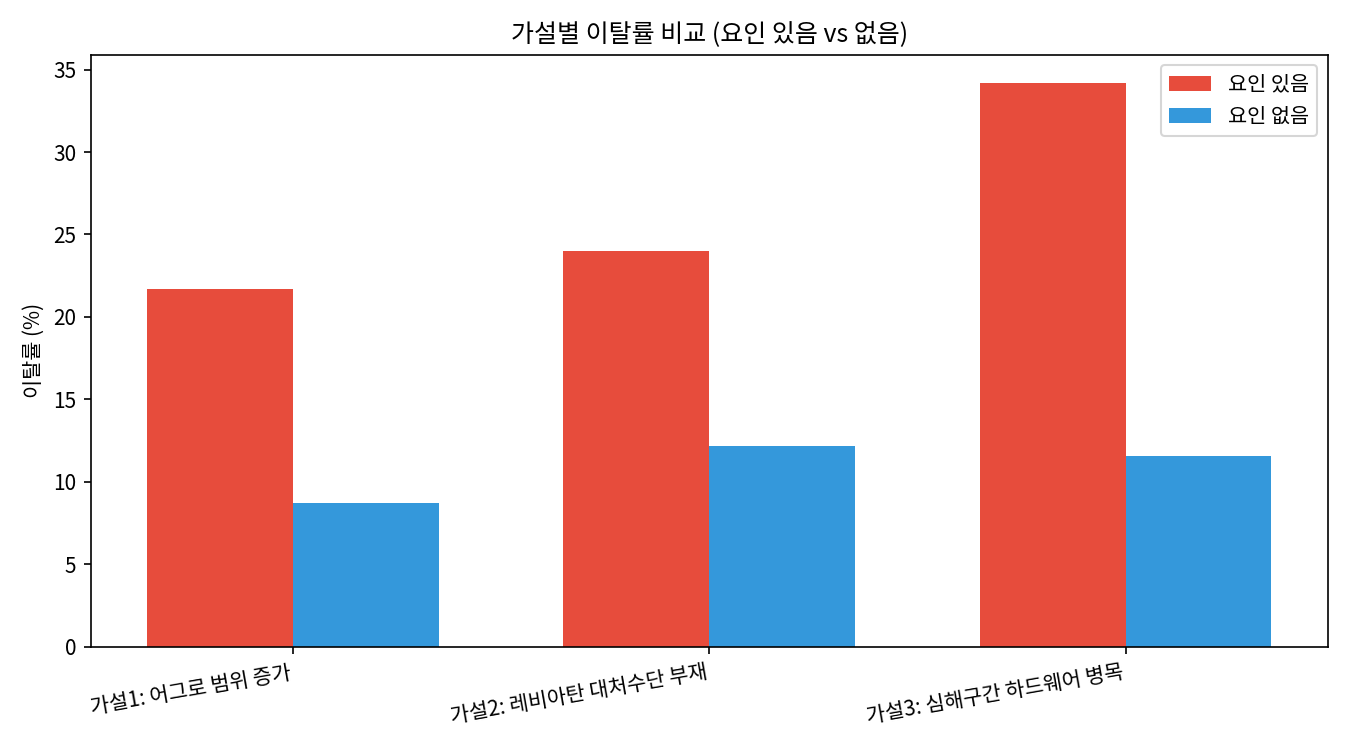

Source code (Python):
"""
서브노티카2 얼리엑세스 이탈 구간 가설 검증 (간결 버전)
==================================================================
[프로젝트 주도자 노트 — 가설은 본인이 직접 설계함]
얼리엑세스 진행 중 커뮤니티 반응과 직접 플레이 경험을 바탕으로,
이탈이 발생할 수 있는 지점을 아래 3가지 가설로 세움:

  가설1) 전작 대비 적대생명체의 추적 범위와 어그로 유지 거리가
         늘어나, 조우 빈도가 늘어난 유저일수록 이탈 확률이 높다
  가설2) 레비아탄급 생명체를 확실히 상대할 대처 수단이 없어,
         레비아탄급을 조우한 유저는 그 직후 이탈 확률이 높다
  가설3) 특정 심해 구간에서 하드웨어 사양이 못 받쳐줘 튕김(크래시)이
         발생하고, 이를 겪은 유저는 이탈 확률이 높다

[AI 협업 노트]
위 3개 가설과 어떤 지표로 검증할지에 대한 설계는 본인이 직접 함.
이를 검증하는 통계 코드와 시각화 구현은 Claude(AI)의 도움을 받아
작성함. 실제 텔레메트리 데이터가 없는 현재 단계이므로, 아래 수치는
가설 검증 "방법론"을 시연하기 위한 가정치이며 실측 데이터가 아님.
"""

import numpy as np
import pandas as pd
import matplotlib.pyplot as plt
import matplotlib.font_manager as fm

fm.fontManager.addfont("/usr/share/fonts/opentype/noto/NotoSansCJK-Regular.ttc")
plt.rcParams["font.family"] = "Noto Sans CJK JP"
plt.rcParams["axes.unicode_minus"] = False
np.random.seed(42)


# =====================================================================
# 1. (임시) 가상 유저 로그 생성 — 실제 사용 시 텔레메트리 로그로 교체
#    (AI 협업 구간: 데이터 구조 설계 및 코드 구현)
# =====================================================================
def generate_mock_player_log(n=3000):
    df = pd.DataFrame({
        # 가설1 관련 변수: 늘어난 어그로 범위/거리로 잦은 조우를 겪었는지
        "high_aggro_encounter": np.random.choice([True, False], n, p=[0.4, 0.6]),
        # 가설2 관련 변수: 대처 수단 없이 레비아탄급을 조우했는지
        "leviathan_no_counter": np.random.choice([True, False], n, p=[0.15, 0.85]),
        # 가설3 관련 변수: 특정 심해 구간에서 하드웨어 병목(튕김)을 겪었는지
        "deep_zone_crash": np.random.choice([True, False], n, p=[0.1, 0.9]),
    })
    # 각 요인이 이탈 확률에 더해지는 영향력(가정치) — 세 요인은 독립적으로 작용한다고 가정
    base_churn = 0.05
    churn_prob = (
        base_churn
        + df["high_aggro_encounter"] * 0.10
        + df["leviathan_no_counter"] * 0.20
        + df["deep_zone_crash"] * 0.25
    ).clip(upper=0.95)
    df["churned"] = np.random.random(n) < churn_prob
    return df


df = generate_mock_player_log()

# =====================================================================
# 2. 가설별 이탈률 비교 (요인 있음 vs 없음)
#    (본인 주도 구간: 어떤 두 그룹을 비교해야 가설이 검증되는지 설계)
# =====================================================================
hypotheses = {
    "가설1: 어그로 범위 증가": "high_aggro_encounter",
    "가설2: 레비아탄 대처수단 부재": "leviathan_no_counter",
    "가설3: 심해구간 하드웨어 병목": "deep_zone_crash",
}

results = []
for label, col in hypotheses.items():
    with_factor = df[df[col]]["churned"].mean()
    without_factor = df[~df[col]]["churned"].mean()
    results.append({
        "가설": label,
        "요인 있음 이탈률": with_factor,
        "요인 없음 이탈률": without_factor,
        "차이(%p)": (with_factor - without_factor) * 100,
    })

result_df = pd.DataFrame(results)
print("=" * 70)
print("[가설별 이탈률 비교]")
print("=" * 70)
print(result_df.round(3).to_string(index=False))

# =====================================================================
# 3. 시각화
# =====================================================================
fig, ax = plt.subplots(figsize=(9, 5))
x = np.arange(len(result_df))
width = 0.35
ax.bar(x - width / 2, result_df["요인 있음 이탈률"] * 100, width, label="요인 있음", color="#e74c3c")
ax.bar(x + width / 2, result_df["요인 없음 이탈률"] * 100, width, label="요인 없음", color="#3498db")
ax.set_xticks(x)
ax.set_xticklabels(result_df["가설"], rotation=10, ha="right")
ax.set_ylabel("이탈률 (%)")
ax.set_title("가설별 이탈률 비교 (요인 있음 vs 없음)")
ax.legend()
plt.tight_layout()
plt.savefig("/home/claude/subnautica_hypotheses.png", dpi=150)
print("\n[차트 저장 완료] subnautica_hypotheses.png")

# =====================================================================
# 4. 결론
# =====================================================================
biggest = result_df.loc[result_df["차이(%p)"].idxmax()]
print("\n" + "=" * 70)
print("[결론]")
print("=" * 70)
print(f"""
- 3개 가설 중 '{biggest['가설']}'의 이탈률 차이가 가장 커,
  가장 우선적으로 검증/대응이 필요한 요인으로 추정됨
- 세 가설 모두 본인이 얼리엑세스 커뮤니티 반응 및 직접 플레이
  경험을 바탕으로 설정했으며, 위 수치는 이를 검증하는 방법론을
  보여주기 위한 가정치임
- 한계: 위 비교는 상관관계이며 인과관계를 증명하지 않음
  (예: 원래 게임 인내심이 낮은 유저가 세 요인을 모두 자주 겪을
  가능성 등 교란변수가 있을 수 있음)
- 실제 텔레메트리 로그 확보 시, generate_mock_player_log() 함수만
  실제 로그 로딩 함수로 교체하면 이후 분석 로직은 그대로 재사용 가능
""")
